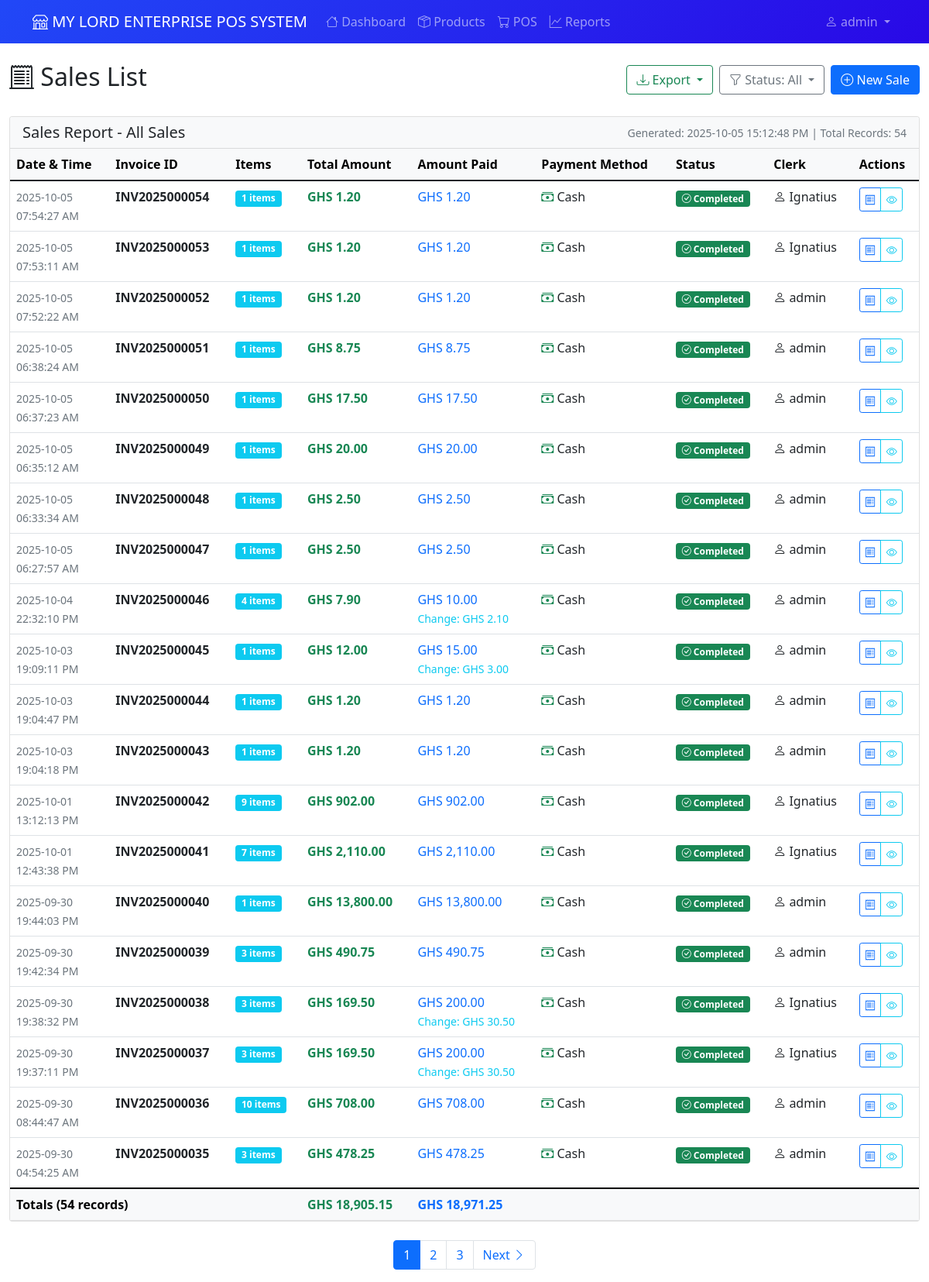
/pos/list-sales (signed in), run on an earlier commit of the app's database.
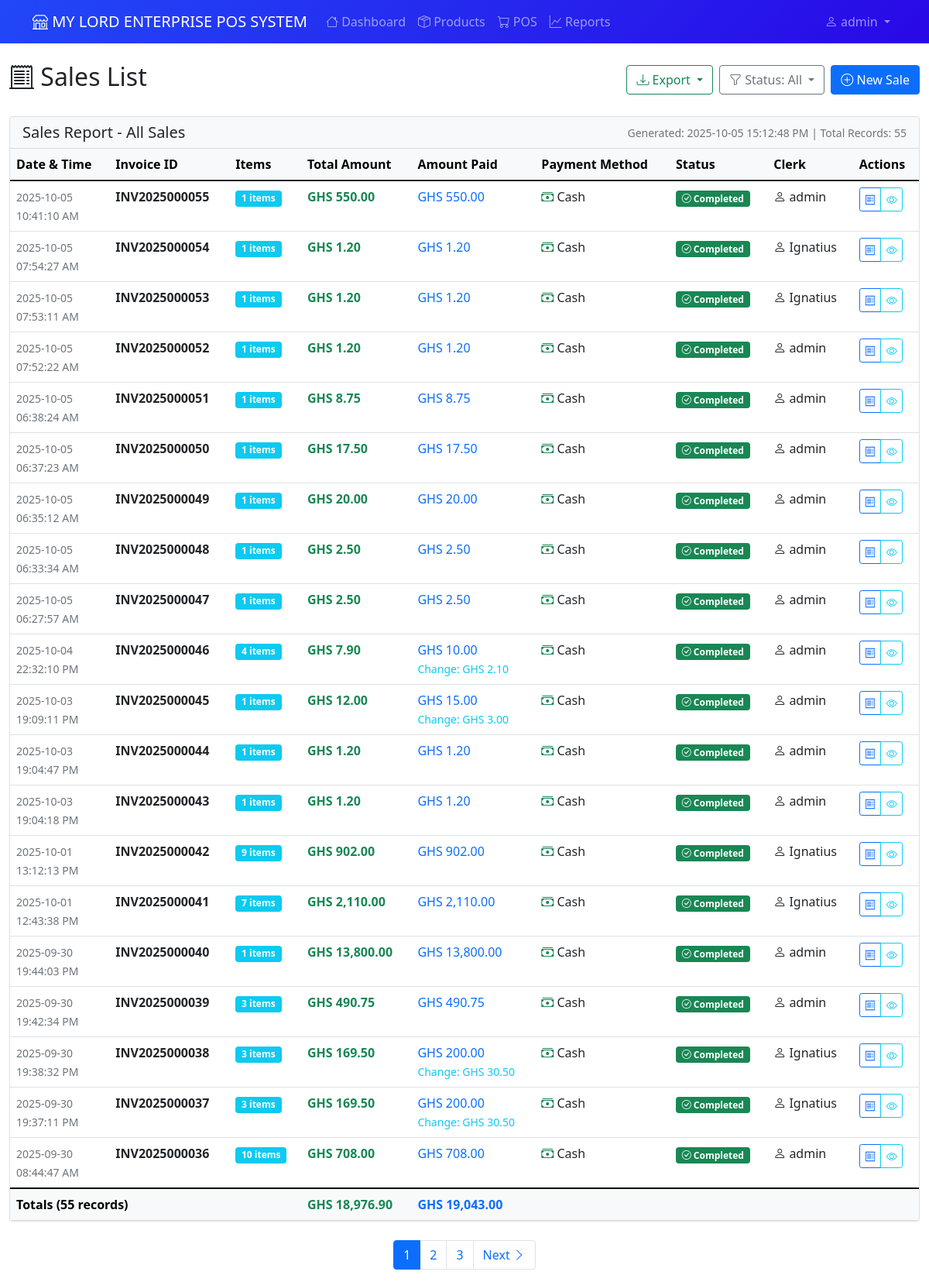
And on a later commit of the database.
### app/models.py (models this page shows, shortened)
class Sale(db.Model):
    id = db.Column(db.Integer, primary_key=True)
    invoice_number = db.Column(db.String(20), unique=True, nullable=False)
    clerk_id = db.Column(db.Integer, db.ForeignKey('user.id'), nullable=False)
    total_amount = db.Column(db.Numeric(10, 2), nullable=False)
    total_profit = db.Column(db.Numeric(10, 2), nullable=False, default=0.00)
    payment_method = db.Column(db.String(20), nullable=False, default='cash')
    amount_paid = db.Column(db.Numeric(10, 2), nullable=False, default=0.00)
    change_given = db.Column(db.Numeric(10, 2), nullable=False, default=0.00)
    status = db.Column(db.String(20), nullable=False, server_default='completed')
    created_at = db.Column(db.DateTime, default=datetime.utcnow)
    updated_at = db.Column(db.DateTime, default=datetime.utcnow, onupdate=datetime.utcnow)
    sale_items = db.relationship('SaleItem', backref='sale', lazy=True, cascade='all, delete-orphan')

class User(UserMixin, db.Model):
    id = db.Column(db.Integer, primary_key=True)
    username = db.Column(db.String(80), unique=True, nullable=False)
    password_hash = db.Column(db.String(120), nullable=False)
    role = db.Column(db.String(20), nullable=False, default='cashier')  # admin, manager, cashier
    created_at = db.Column(db.DateTime, default=datetime.utcnow)
    is_active = db.Column(db.Boolean, default=True, nullable=False)
    is_temporary_password = db.Column(db.Boolean, default=False, nullable=False)
    password_reset_token = db.Column(db.String(100), nullable=True)
    password_reset_expires = db.Column(db.DateTime, nullable=True)
    must_change_password = db.Column(db.Boolean, default=False, nullable=False)
    last_password_change = db.Column(db.DateTime, nullable=True)
    sales = db.relationship('Sale', backref='clerk', lazy=True)
    expenses = db.relationship('Expense', backref='user', lazy=True)
    def needs_password_change(self):
        return self.must_change_password or self.is_temporary_password
    def is_admin(self):
        return self.role == 'admin'
    def is_manager(self):
        return self.role in ['admin', 'manager']

### app/pos.py (the view)
@bp.route('/list-sales')
@login_required
def list_sales():
    page = request.args.get('page', 1, type=int)
    status_filter = request.args.get('status', 'all')
    query = Sale.query
    if current_user.role == 'clerk':
        query = query.filter(Sale.clerk_id == current_user.id)
    if status_filter != 'all':
        query = query.filter(Sale.status == status_filter)
    sales = query.order_by(Sale.created_at.desc()).paginate(
        page=page, per_page=20, error_out=False
    )
    return render_template(
        'pos/sales_list.html',
        sales=sales,
        status_filter=status_filter,
        current_time=datetime.now()
    )

### app/models.py (called while the page is built)
    @property
    def line_total(self):
        return float(self.quantity * self.price_at_sale)

    @property
    def unit_display(self):
        unit_map = {
            'full': 'Full Pack',
            'half': 'Half Pack',
            'quarter': 'Quarter Pack',
            'unit': 'Retail Unit'
        }
        return unit_map.get(self.unit_type, 'Full Pack')

### app/templates/pos/sales_list.html (shortened to what the changed rows need)
{% extends "base.html" %}
{% block content %}
<div class="row">
    <div class="col-12">
        <div class="d-flex justify-content-between align-items-center mb-4">
            <h2><i class="bi bi-receipt-cutoff"></i> Sales List</h2>
        </div>
        {% if sales.items %}
        <div class="card" id="salesTableCard">
            <div class="card-header bg-light d-print-block">
                <div class="d-flex justify-content-between align-items-center">
                    <h5 class="mb-0">Sales Report - {{ status_filter.title() if status_filter != 'all' else 'All Sales' }}</h5>
                    <small class="text-muted d-print-block">
                        Generated: {{ current_time.strftime('%Y-%m-%d %H:%M:%S %p') if current_time else '' }}
                        | Total Records: {{ sales.total }}
                    </small>
                </div>
            </div>
            <div class="card-body p-0">
                <div class="table-responsive">
                    <table class="table table-hover mb-0" id="salesTable">
                        <thead class="table-light">
                            <tr>
                                <th>Date & Time</th>
                                <th>Invoice ID</th>
                                <th>Items</th>
                                <th>Total Amount</th>
                                <th>Amount Paid</th>
                                <th>Payment Method</th>
                                <th>Status</th>
                                <th>Clerk</th>
                                <th class="d-print-none">Actions</th>
                            </tr>
                        </thead>
                        <tbody>
                            {% for sale in sales.items %}
                            <tr>
                                <td>
                                    <small class="text-muted">
                                        {{ sale.created_at.strftime('%Y-%m-%d') }}<br>
                                        {{ sale.created_at.strftime('%H:%M:%S %p') }}
                                    </small>
                                </td>
                                <td>
                                    <strong>{{ sale.invoice_number }}</strong>
                                </td>
                                <td>
                                    <span class="badge bg-info">{{ sale.sale_items|length }} items</span>
                                </td>
                                <td>
                                    <strong class="text-success">GHS {{ sale.total_amount|currency }}</strong>
                                </td>
                                <td>
                                    <span class="text-primary">GHS {{ sale.amount_paid|currency }}</span>
                                    {% if sale.change_given > 0 %}
                                        <br><small class="text-info">Change: GHS {{ sale.change_given|currency }}</small>
                                    {% endif %}
                                </td>
                                <td>
                                    {% if sale.payment_method == 'cash' %}
                                        <i class="bi bi-cash-stack text-success"></i> Cash
                                    {% elif sale.payment_method == 'card' %}
                                        <i class="bi bi-credit-card text-primary"></i> Card
                                    {% elif sale.payment_method == 'mobile_money' %}
                                        <i class="bi bi-phone text-warning"></i> Mobile Money
                                    {% elif sale.payment_method == 'bank_transfer' %}
                                        <i class="bi bi-bank text-info"></i> Bank Transfer
                                    {% else %}
                                        <i class="bi bi-question-circle"></i> {{ sale.payment_method.title() }}
                                    {% endif %}
                                </td>
                                <td>
                                    {% if sale.status == 'completed' %}
                                        <span class="badge bg-success">
                                            <i class="bi bi-check-circle"></i> Completed
                                        </span>
                                    {% elif sale.status == 'pending' %}
                                        <span class="badge bg-warning text-dark">
                                            <i class="bi bi-clock"></i> Pending
                                        </span>
                                    {% elif sale.status == 'cancelled' %}
                                        <span class="badge bg-danger">
                                            <i class="bi bi-x-circle"></i> Cancelled
                                        </span>
                                    {% endif %}
                                </td>
                                <td>
                                    <i class="bi bi-person"></i> {{ sale.clerk.username }}
                                </td>
                                <td class="d-print-none">
                                    <div class="btn-group btn-group-sm" role="group">
                                        <a href="{{ url_for('pos.receipt', sale_id=sale.id) }}"
                                           class="btn btn-outline-primary" title="View Receipt">
                                            <i class="bi bi-receipt"></i>
                                        </a>
                                        <button type="button" class="btn btn-outline-info"
                                                data-bs-toggle="modal" data-bs-target="#saleModal{{ sale.id }}"
                                                title="View Details">
                                            <i class="bi bi-eye"></i>
                                        </button>
                                    </div>
                                </td>
                            </tr>
                            {% endfor %}
                        </tbody>
                        <tfoot class="table-light d-print-table-footer-group">
                            <tr>
                                <th colspan="3">Totals ({{ sales.total }} records)</th>
                                <th class="text-success">
                                    GHS {{ sales.items|sum(attribute='total_amount')|currency }}
                                </th>
                                <th class="text-primary">
                                    GHS {{ sales.items|sum(attribute='amount_paid')|currency }}
                                </th>
                                <th colspan="4"></th>
                            </tr>
                        </tfoot>
                    </table>
                </div>
            </div>
        </div>
        {% if sales.pages > 1 %}
        <nav aria-label="Sales pagination" class="mt-4 d-print-none">
            <ul class="pagination justify-content-center">
                {% for page_num in sales.iter_pages() %}
                    {% if page_num %}
                        {% if page_num != sales.page %}
                            <li class="page-item">
                                <a class="page-link" href="{{ url_for('pos.list_sales', page=page_num, status=status_filter) }}">
                                    {{ page_num }}
                                </a>
                            </li>
                        {% else %}
                            <li class="page-item active">
                                <span class="page-link">{{ page_num }}</span>
                            </li>
                        {% endif %}
                    {% else %}
                        <li class="page-item disabled">
                            <span class="page-link">…</span>
                        </li>
                    {% endif %}
                {% endfor %}
                {% if sales.has_next %}
                    <li class="page-item">
                        <a class="page-link" href="{{ url_for('pos.list_sales', page=sales.next_num, status=status_filter) }}">
                            Next <i class="bi bi-chevron-right"></i>
                        </a>
                    </li>
                {% endif %}
            </ul>
        </nav>
        {% endif %}
        {% endif %}
    </div>
</div>
{% endblock %}

What changed in the data, as far as the page shows it:
no longer on this page (row unchanged): Sale: created_at "2025-09-30", created_at "04:54:25 AM", invoice_number "INV2025000035", sale_items|length "3", total_amount "478.25", amount_paid "478.25", payment_method "cash" (drawn), status "completed" (drawn), clerk.username "admin"
added Sale: created_at "2025-10-05", created_at "10:41:10 AM", invoice_number "INV2025000055", sale_items|length "1", total_amount "550.00", amount_paid "550.00", payment_method "cash" (drawn), status "completed" (drawn), clerk.username "admin"
Also different on the page:
{{ sales.total }}: "54" → "55"
{{ sales.items|sum(attribute='total_amount')|currency }}: "18,905.15" → "18,976.90"
{{ sales.items|sum(attribute='amount_paid')|currency }}: "18,971.25" → "19,043.00"
